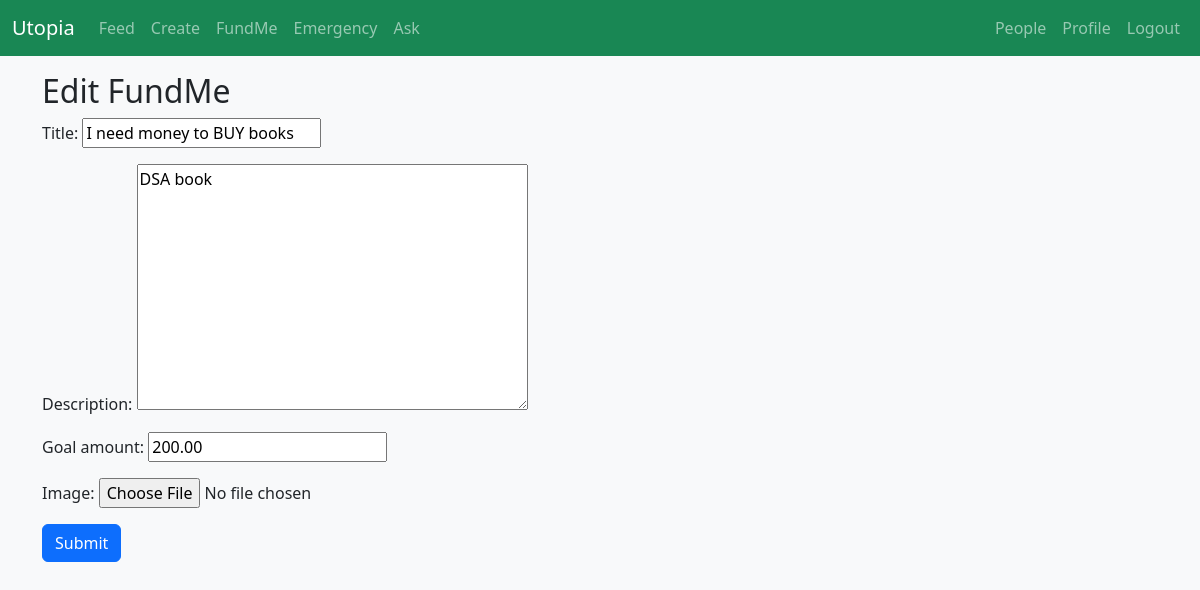
The app's page /funding/2/edit/ (signed in) with its own data.
### funding/models.py (models this page shows, shortened)
class FundMePost(models.Model):
    author = models.ForeignKey(User, on_delete=models.CASCADE, related_name="fundme_posts")
    title = models.CharField(max_length=255)
    description = models.TextField()
    goal_amount = models.DecimalField(max_digits=12, decimal_places=2)
    collected_amount = models.DecimalField(max_digits=12, decimal_places=2, default=0)
    image = models.ImageField(upload_to="funding_images/", blank=True, null=True)
    created_at = models.DateTimeField(default=timezone.now)
    is_active = models.BooleanField(default=True)

### funding/views.py (the view)
# urls.py: path("<int:pk>/edit/", views.fundme_update, name="fundme_update"),
@login_required
def fundme_update(request, pk):
    post = get_object_or_404(FundMePost, pk=pk, author=request.user)
    if request.method == "POST":
        form = FundMePostForm(request.POST, request.FILES, instance=post)
        if form.is_valid():
            form.save()
            messages.success(request, "Your FundMe post has been updated.")
            return redirect("fundme_detail", pk=pk)
    else:
        form = FundMePostForm(instance=post)
    return render(request, "funding/fundme_form.html", {"form": form, "title": "Edit FundMe"})

### funding/forms.py
class FundMePostForm(forms.ModelForm):
    class Meta:
        model = FundMePost
        fields = ["title", "description", "goal_amount", "image"]

### templates/funding/fundme_form.html (shortened to what this page needs)
<!DOCTYPE html>
<html lang="en">
<head>
</head>
<body>
{% extends 'base.html' %}
{% block content %}
<h2>{{ title }}</h2>
<form method="post" enctype="multipart/form-data">
  {{ form.as_p }}
  <button class="btn btn-primary">Submit</button>
</form>
{% endblock %}

### templates/base.html (style rules this page uses)
body { background-color: #f8f9fa; }

### records on screen
FundMePost: title "I need money to BUY books", description "DSA book", goal_amount "200.00"

### other values on screen
{{ title }} "Edit FundMe"
